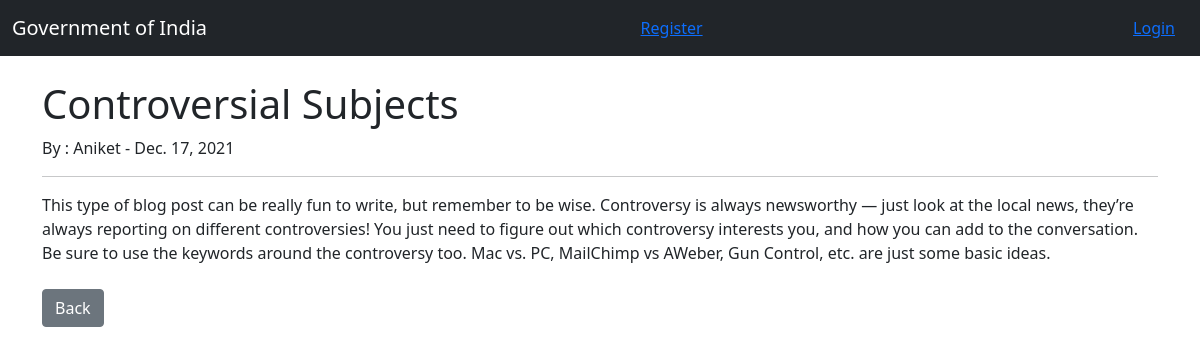
/article/6/, run on the app's committed database.
### Theblog/models.py (models this page shows, shortened)
class Post(models.Model):
    title=models.CharField(max_length=255)
    title_tag=models.CharField(max_length=255)#default="blog hub")
    author=models.ForeignKey(User,on_delete=models.CASCADE)
    body=models.TextField()
    post_date= models.DateField(auto_now_add=True)
    category=models.CharField(max_length=255)#default="")
    likes=models.ManyToManyField(User,related_name='blog_posts')

### Theblog/views.py (the view)
# urls.py: path("article/<int:pk>/",ArticleDetailView.as_view(),name='article-detail'),
class ArticleDetailView(DetailView):
    model= Post
    template_name='article_details.html'

### Theblog/templates/article_details.html (shortened to what this page needs)
{% extends 'base.html' %}
{% block content%}
<br/>
<h1>{{ post.title}}</h1>
 By : {{post.author}} - {{post.post_date}}
<br>
<hr>
{{post.body|safe}}
<br/>
<br/>
<a href="{% url 'home' %}" class="btn btn-secondary"> Back </a>
{% endblock %}

### data on the page
Post: title "Controversial Subjects", author "Aniket", post_date "Dec. 17, 2021", body "This type of blog post can be really fun to write, but remember to be wise. Controversy is always newsworthy — just look at the local news, they’re always reporting on different controversies! You just need to figure out which controversy interests you, and how you can add to the conversation. Be sure to use the keywords around the controversy too. Mac vs. PC, MailChimp vs AWeber, Gun Control, etc. are just some basic ideas."
